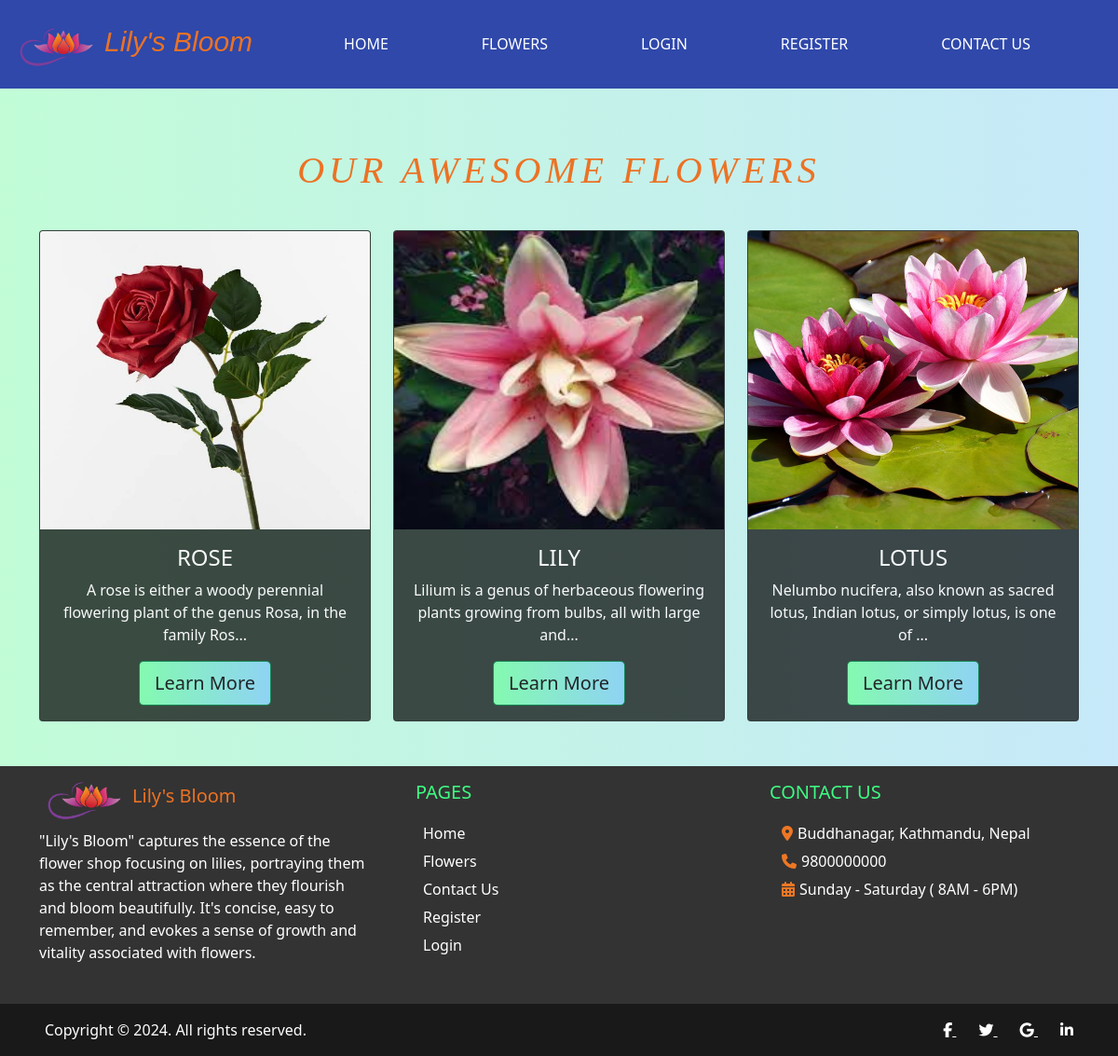
Screenshot of /flowers.php with the database file from the repository.
### tables this page shows
CREATE TABLE `flower` (
  `flower_id` int(11) NOT NULL,
  `name` varchar(100) NOT NULL,
  `content` varchar(10000) NOT NULL,
  `images` varchar(1000) NOT NULL
);

### flowers.php (the view)
<?php
include_once ("includes/header.php");
include_once ("includes/menu.php");
?>
<div class="flowers  py-5 text-center">
    <div class="container cards text-center">
        <div class="heading py-3">
            <h1 class="text-uppercase pb-3">Our awesome flowers</h1>
        </div>
        <?php
            include_once("config.php");
                $sql = "SELECT * FROM flower";
                $result  = mysqli_query( $conn, $sql );
                if( mysqli_num_rows( $result ) > 0 ) {
                        ?>
        <div class="row">
                        <?php while( $row = mysqli_fetch_assoc( $result ) ) { ?>
            <div class="col-lg-4">
                <div class="card">
                    <img src="<?php echo '/flowers/admin/pages/uploads/' . $row['images']; ?>" class="card-img-top" alt="...">
                    <div class="card-body">
                        <h4 class="card-title text-light text-uppercase"><?php  echo $row['name']; ?></h4>
                        <p class="card-text text-light"><?php
                        echo mb_strimwidth($row['content'], 0, 90, '...') ?></p>
                        <a href="single.php?id=<?php echo $row['flower_id']; ?>" class="btn btn-success btn-block btn-lg gradient-custom-4 text-body">Learn
                            More</a>
                    </div>
                </div>
            </div>
            <?php } ?>
        </div>
        <?php
                }
            ?>
    </div>
</div>
<?php
include_once ("includes/footer.php");
?>

### assets/style.css (style rules this page uses)
.flowers { background: #84fab0; background: -webkit-linear-gradient(to right, rgba(132, 250, 176, 0.5), rgba(143, 211, 244, 0.5)); background: linear-gradient(to right, rgba(132, 250, 176, 0.5), rgba(143, 211, 244, 0.5)); }
.flowers .card { background: rgba(0, 0, 0, 0.7); cursor: pointer; transition: .5s ease-in-out; }
.flowers .card img { height: 40vh; width: 100%; }
.flowers .heading { font-style: italic; font-weight: 100; font-family: "Brush Script MT, Brush Script Std, cursive"; color: #EC7224; letter-spacing: 5px; }
.card { background: rgba(0, 0, 0, 0.7); }
.gradient-custom-4 { background: #84fab0; background: -webkit-linear-gradient(to right, rgba(132, 250, 176, 1), rgba(143, 211, 244, 1)); background: linear-gradient(to right, rgba(132, 250, 176, 1), rgba(143, 211, 244, 1)) }

### rows the page displays
flower: images (picture), name "ROSE", content "A rose is either a woody perennial flowering plant of the genus Rosa, in the family Ros..."
flower: images (picture), name "LILY", content "Lilium is a genus of herbaceous flowering plants growing from bulbs, all with large and..."
flower: images (picture), name "LOTUS", content "Nelumbo nucifera, also known as sacred lotus, Indian lotus, or simply lotus, is one of ..."
